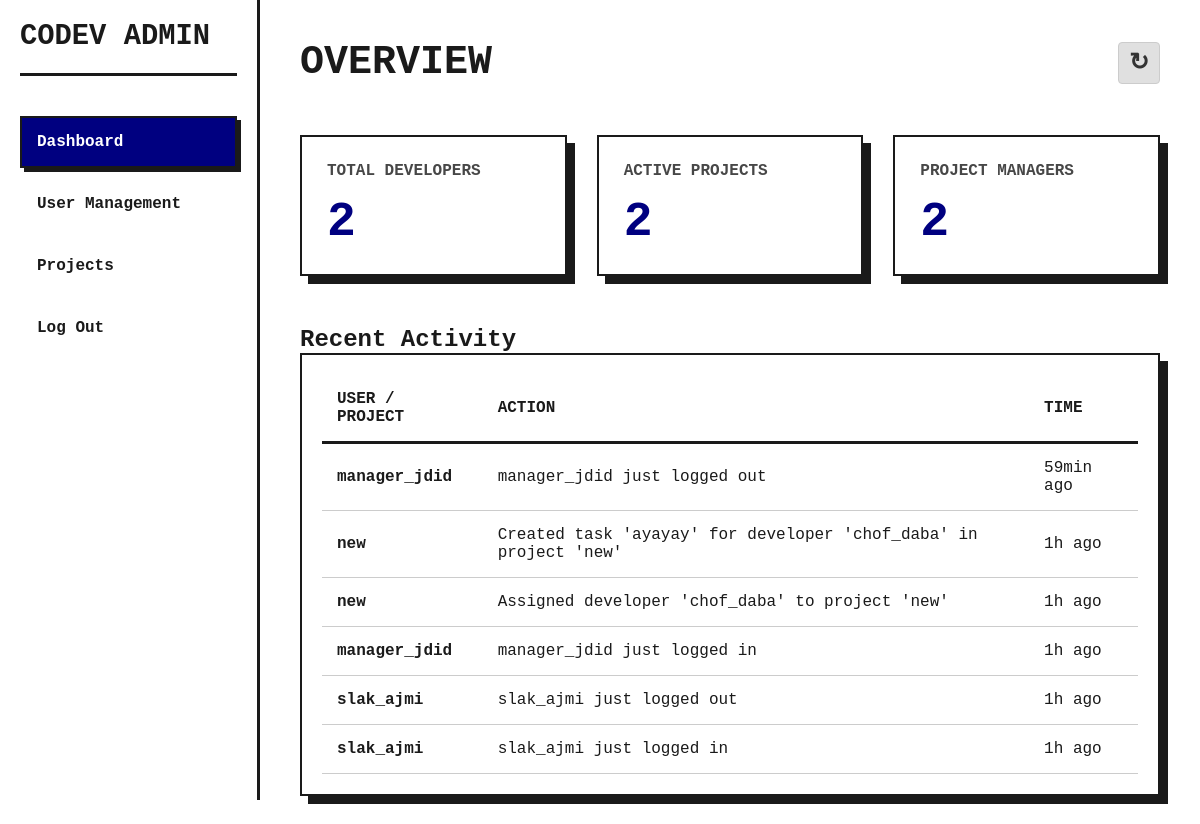
Page /admin_dash.php (signed in) on the committed database.
### tables this page shows
CREATE TABLE activity_logs (
    id INTEGER PRIMARY KEY AUTOINCREMENT,
    action TEXT NOT NULL,       -- e.g., "Created new user"
    mol_laction TEXT NOT NULL,               -- e.g., "User: airkha"
    created_at DATETIME DEFAULT CURRENT_TIMESTAMP
);

### Includes/functions.php (called while the page is built, shortened)
<?php
    function get_db_connection(){
        $pdo = new PDO('sqlite:codev.db');
        return $pdo;
    }
    function get_count($pdo, $table, $condition){
        $stmt = $pdo->prepare("Select count(*) as count from $table where $condition");
        $stmt->execute();
        return $stmt->fetchColumn();
    }
    function get_logs($number){
        $pdo = get_db_connection();
        $stmt = $pdo->prepare("Select * from activity_logs order by created_at desc limit $number;");
        $response = $stmt->execute();
        return $stmt->fetchAll(PDO::FETCH_ASSOC);
    }
    function format_time_ago($datetime) {
        $now = new DateTime();
        $ago = new DateTime("@$datetime");
        $diff = $now->diff($ago);
        if ($diff->h > 0) {
            return $diff->h . 'h ago';
        }
        if ($diff->i > 0) {
            return $diff->i . 'min ago';
        }
        return 'Just now';
    }
?>

### admin_tabs/home.php (the view)
<?php
    require "Includes/functions.php";
    $db = get_db_connection();
    $devs = get_count($db, "Users", "role = 'Developer'");
    $projects = get_count($db, "Projects", 1);
    $pms = get_count($db, "Users", "role = 'Project Manager'");
    $logs = get_logs(6);
?>
<div class="page-header" style="display: flex; justify-content: space-between; align-items: center; margin-bottom: 30px; padding-bottom: 20px;">
    <h1 class="header-title" style="margin: 0;">Overview</h1>
    <a href="?page=home" class="btn"
        style="background-color: #e0e0e0; color: #333; width: 42px; height: 42px; padding: 0; display: flex; align-items: center; justify-content: center; font-size: 1.5rem; text-decoration: none; border: 1px solid #ccc; border-radius: 4px;">
        &#x21bb;
    </a>
</div>
<div class="stats-grid">
    <div class="card">
        <h3>Total Developers</h3>
        <div class="number"><?= $devs ?></div>
    </div>
    <div class="card">
        <h3>Active Projects</h3>
        <div class="number"><?= $projects ?></div>
    </div>
    <div class="card">
        <h3>Project Managers</h3>
        <div class="number"><?= $pms ?></div>
    </div>
</div>
<div class="activity-section">
    <h2>Recent Activity</h2>
    <div class="table-container">
        <table>
            <thead>
                <tr>
                    <th>User / Project</th>
                    <th>Action</th>
                    <th>Time</th>
                </tr>
            </thead>
            <tbody>
                <?php
                    foreach ($logs as $log){
                        echo "<tr>
                        <td><strong>".$log['mol_laction']."</strong></td>
                        <td>".$log['action']."</td>
                        <td>".format_time_ago($log['created_at'])."</td>
                        </tr>";
                    }
                ?>
            </tbody>
        </table>
    </div>
</div>

### style.css (style rules this page uses)
* { margin: 0; padding: 0; box-sizing: border-box; font-family: 'Courier New', monospace; }
body { background-color: var(--secondary); color: var(--primary); min-height: 100vh; }
h1 { color: var(--primary); margin-bottom: 30px; font-size: 28px; font-weight: 700; text-align: center; }
button, .btn { display: inline-block; width: 100%; padding: 12px; background-color: var(--accent); color: var(--secondary); border: 2px solid var(--primary); font-size: 16px; font-weight: bold; cursor: pointer; text-align: center; text-decoration: none; transition: all 0.2s; }
.header-title { text-align: left; text-transform: uppercase; font-size: 2.5rem; }
.stats-grid { display: grid; grid-template-columns: repeat(auto-fit, minmax(250px, 1fr)); gap: 30px; margin-bottom: 50px; }
.card { background-color: var(--secondary); border: 2px solid var(--primary); padding: 25px; box-shadow: var(--shadow); transition: transform 0.2s; }
.card h3 { font-size: 1rem; text-transform: uppercase; margin-bottom: 15px; opacity: 0.8; }
.card .number { font-size: 3rem; font-weight: 900; color: var(--accent); }
.table-container { border: 2px solid var(--primary); box-shadow: var(--shadow); background: var(--secondary); padding: 20px; overflow-x: auto; }
table { width: 100%; border-collapse: collapse; }
th { text-align: left; border-bottom: 3px solid var(--primary); padding: 15px; text-transform: uppercase; }
td { padding: 15px; border-bottom: 1px solid #ccc; }

### rows in the picture
activity_logs: mol_laction "manager_jdid", action "manager_jdid just logged out", created_at "59min ago"
activity_logs: mol_laction "new", action "Created task 'ayayay' for developer 'chof_daba' in project 'new'", created_at "1h ago"
activity_logs: mol_laction "new", action "Assigned developer 'chof_daba' to project 'new'", created_at "1h ago"
activity_logs: mol_laction "manager_jdid", action "manager_jdid just logged in", created_at "1h ago"
activity_logs: mol_laction "slak_ajmi", action "slak_ajmi just logged out", created_at "1h ago"
activity_logs: mol_laction "slak_ajmi", action "slak_ajmi just logged in", created_at "1h ago"

### other values in the picture
$devs "2"
$projects "2"
$pms "2"
